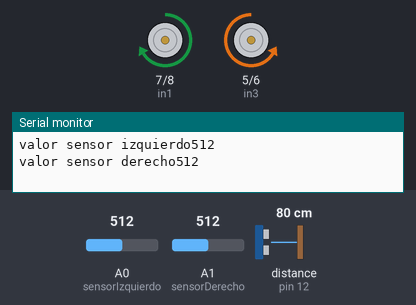
Simulated run of this sketch. Board: Arduino Uno, built with avr-gcc and run on an emulated ATmega328P. On the bench: motor-driver pin pairs drawn as motors (green arrow = first pin HIGH = forward, orange = second pin HIGH = backward, longer = more drive, scaled by the enable pin), the last lines printed to the serial monitor. Wiring (inferred from the names in the program): ultrasonic range finder: trigger pin 11; echo pin 12. Inputs (shaded band) come from the test bench; at power-on: A0 (sensorIzquierdo) = 512, A1 (sensorDerecho) = 512, distance to the obstacle (sensor on pin 12) 80 cm. The echo pulse lasts 58.3 µs per cm.

Above: at 0.91 s.
2.0 s: A0 (sensorIzquierdo) set to 390
At 3.2 s:
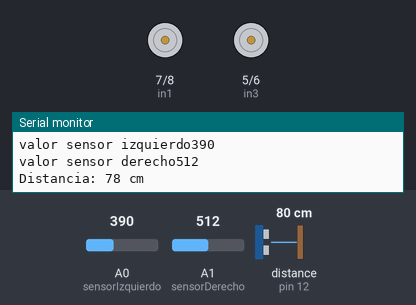
6.4 s: A1 (sensorDerecho) set to 390
At 8.3 s:
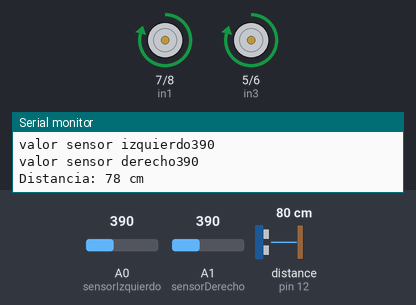
8.8 s: A0 (sensorIzquierdo) set to 415
At 9.4 s:
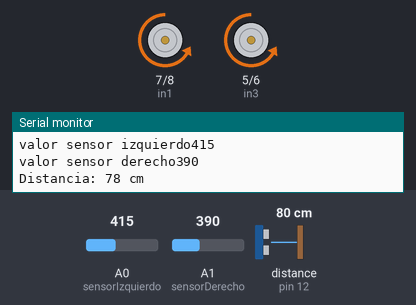
13.2 s: A1 (sensorDerecho) set to 410
At 13.9 s:
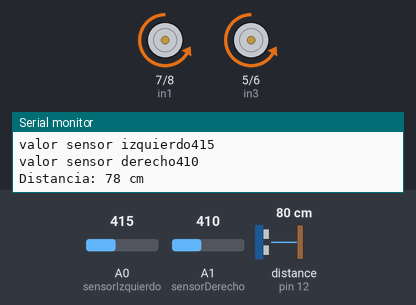
17.6 s: A1 (sensorDerecho) set to 306
At 18.8 s:
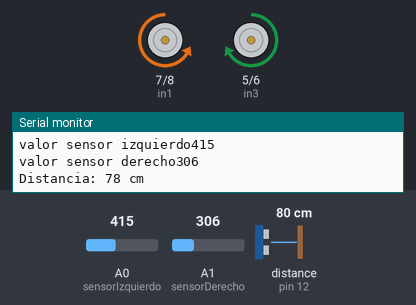
Timing chart, 0 to 23.0 s (numbered marks = the images above; inputs shaded):
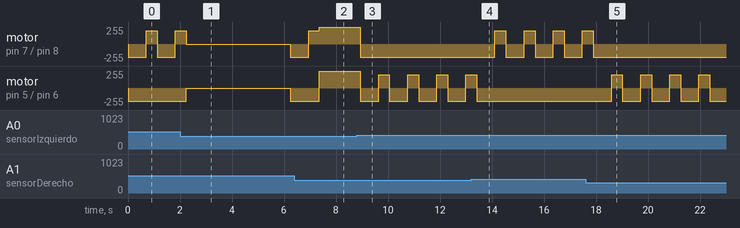

The sketch:

bumperbot2.0.ino
```cpp
//---------------------------------------------------------
//Pines para sensor de linea
//---------------------------------------------------------
const int sensorIzquierdo = A0; // Cambia A0 por el pin que estés usando
const int sensorDerecho = A1;

int sensorValueIzq = 0;
int sensorValueDer = 0;


//---------------------------------------------------------
//Pines para puente H L298N
//---------------------------------------------------------

// Pines del L298N para el motor izquierdo
const int enA = 9;
const int in1 = 7;
const int in2 = 8;

// Pines del L298N para el motor derecho
const int enB = 10;
const int in3 = 5;
const int in4 = 6;
const int relePin = 2; // Pin para el módulo relé

//---------------------------------------------------------
//Pines del sensor ultrasonico
//---------------------------------------------------------
const int trigPin = 11;  // Nuevo pin para el Trigger
const int echoPin = 12;  // Nuevo pin para el Echo
long duration;
int distance;
unsigned long intervaloMedicion = 50; // Tiempo entre mediciones en milisegundos
unsigned long tiempoAnterior = 0;     // Almacenará el tiempo de la última medición

void avanzar() {
  digitalWrite(in1, HIGH);
  digitalWrite(in2, LOW);
  analogWrite(enA, 250);

  digitalWrite(in3, HIGH);
  digitalWrite(in4, LOW);
  analogWrite(enB, 250);
}

// Función para detener ambos motores
void detener() {
  digitalWrite(in1, LOW);
  digitalWrite(in2, LOW);
  analogWrite(enA, 0);

  digitalWrite(in3, LOW);
  digitalWrite(in4, LOW);
  analogWrite(enB, 0);
}

// Función para dar reversa
void reversa() {
  digitalWrite(in1, LOW);
  digitalWrite(in2, HIGH);
  analogWrite(enA, 200);

  digitalWrite(in3, LOW);
  digitalWrite(in4, HIGH);
  analogWrite(enB, 200);
}

// Función para girar a la derecha
void girarDerecha() {
  digitalWrite(in1, LOW);
  digitalWrite(in2, HIGH);
  analogWrite(enA, 200);

  digitalWrite(in3, HIGH);
  digitalWrite(in4, LOW);
  analogWrite(enB, 200);
}

// Función para girar a la derecha
void girarIzquierda() {
  digitalWrite(in1, HIGH);
  digitalWrite(in2, LOW);
  analogWrite(enA, 200);

  digitalWrite(in3, LOW);
  digitalWrite(in4, HIGH);
  analogWrite(enB, 200);
}

void distancia(){
  // Envía un pulso de 10µs al pin Trig
  digitalWrite(trigPin, LOW);
  delayMicroseconds(2);
  digitalWrite(trigPin, HIGH);
  delayMicroseconds(10);
  digitalWrite(trigPin, LOW);

  // Lee el tiempo que tarda en recibir el pulso en el pin Echo
  duration = pulseIn(echoPin, HIGH);

  // Calcula la distancia en cm (velocidad del sonido: 343 m/s)
  distance = duration * 0.034 / 2;

  // Muestra la distancia en el monitor serie
  Serial.print("Distancia: ");
  Serial.print(distance);
  Serial.println(" cm");
}

void setup() {
  // Iniciamos la comunicación serial
  Serial.begin(9600);

  //Definición de entradas y salidas

  pinMode(sensorIzquierdo, INPUT);//Sensores de linea
  pinMode(sensorDerecho, INPUT);

  pinMode(enA, OUTPUT);//motor izquierdo
  pinMode(in1, OUTPUT);
  pinMode(in2, OUTPUT);

  pinMode(enB, OUTPUT);//motor derecho
  pinMode(in3, OUTPUT);
  pinMode(in4, OUTPUT);

  pinMode(trigPin, OUTPUT);    // Sensor ultrasonico
  pinMode(echoPin, INPUT);     //
}

void loop() {

  // lectura de los sensores de linea
  sensorValueIzq = analogRead(sensorIzquierdo);
  Serial.println("valor sensor izquierdo"+String(sensorValueIzq));

  sensorValueDer = analogRead(sensorDerecho);
  Serial.println("valor sensor derecho"+String(sensorValueDer));

  //Lectura del sensor ultrasonico usando millis()
  unsigned long tiempoActual = millis();
  if (tiempoActual - tiempoAnterior >= intervaloMedicion) {
    tiempoAnterior = tiempoActual; // Actualiza el tiempo de la última medición
    distancia();
  }

  // Si amabos sensores leen negro avanza
  if (sensorValueIzq < 400 && sensorValueDer < 400) { // Ajusta este umbral según tu sensor
    avanzar();
    Serial.println("Ambos negros");
  }

  // Si el sensor izquierdo lee blanco retorcede y gira a la derecha
  else if (sensorValueIzq > 400 && sensorValueDer < 400) { // Ajusta este umbral según tu sensor
    reversa();
    delay(700);
    girarDerecha();
    delay(400);
    Serial.println("Blanco Negro");
  }
  // Si el sensor derecho lee blanco retorcede y gira a la izquierda
  else if (sensorValueIzq < 400 && sensorValueDer > 400) { // Ajusta este umbral según tu sensor
    detener();
    digitalWrite(relePin,HIGH);
    delay(4000);
    reversa();
    delay(700);
    girarIzquierda();
    delay(400);
    Serial.println("Negro Blanco");
  }

  // Si ambos sensores leen nergo retorcede y gira
  else if (sensorValueIzq > 400 && sensorValueDer > 400) { // Ajusta este umbral según tu sensor
    reversa();
    delay(700);
    girarIzquierda();
    delay(400);
    Serial.println("Ambos blancos");
  }
}
```

Measured:
- the behaviour switches between 400 and 401 on A0 (sensorIzquierdo) (found by bisection; images 2 and 3)
- after the input at 2.0 s, motor on pin 5 (in3) / pin 6 (in4): backward 200/255 → stopped after 0.24 s, → backward 200/255 4.0 s later
- after the input at 6.4 s, motor on pin 5 (in3) / pin 6 (in4): backward 200/255 → forward 250/255 after 0.96 s
- after the input at 8.8 s, motor on pin 7 (in1) / pin 8 (in2): forward 250/255 → backward 200/255 after 0.14 s; motor on pin 5 (in3) / pin 6 (in4): alternates forward 200/255 for 0.42 s and backward 200/255 for 0.70 s, starting after 0.14 s
- after the input at 13.2 s, motor on pin 7 (in1) / pin 8 (in2): alternates forward 200/255 for 0.42 s and backward 200/255 for 0.70 s, starting after 0.91 s; motor on pin 5 (in3) / pin 6 (in4): goes on until 13.4 s, then stays backward 200/255
- after the input at 17.6 s, motor on pin 7 (in1) / pin 8 (in2): goes on until 17.9 s, then stays backward 200/255; motor on pin 5 (in3) / pin 6 (in4): alternates forward 200/255 for 0.42 s and backward 200/255 for 0.70 s, starting after 1.0 s
